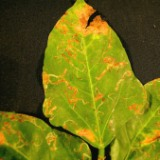
#> input picture existing code/1.jpg, 160 x 160 px; its folder holds 4 pictures in this run
$ python training.py   (older library calls are emulated)
#> lines starting #> are read from the running program, lines starting #| are printed output that depends on the picture
import cv2
#globbing utility.
import glob
import csv
from skimage.feature import greycomatrix, greycoprops
import numpy as np

from skimage import color
from skimage import io
import numpy as np

import pandas as pd
import cv2 as cv

contrasts=[]
Dissimilaritys=[]
Homogeneitys=[]
ASMs=[]
Energys=[]
Correlations=[]
proList = ['contrast', 'dissimilarity', 'homogeneity', 'ASM', 'energy']
featlist = ['contrast', 'dissimilarity', 'homogeneity', 'ASM', 'energy','hue','value', 'saturaton','path','label']
properties =np.zeros(6)
glcmMatrix = []
final=[]
#abc = io.imread('14.jpg')


'''

j=[]
for j in range(j, len(proList)):
            properties[j] = (greycoprops(glcmMatrix, prop=proList[j]))

            features = np.array([properties[0], properties[1], properties[2], properties[3], properties[4],h_mean,s_mean,v_mean])
            final.append(features)


        # images = images.f.arr_0
        print(image_folder_list[i])


        glcmMatrix = (greycomatrix(gray_image, [1], [0], levels=256))

'''
path="*.jpg"


finalcorrelation=[];
for file in glob.glob(path):
    #img = color.rgb2gray(io.imread(file))
    im = cv2.imread(file)
#> im is the input picture: shape (160, 160, 3); mean B, G, R 18.6, 109.7, 112.4
    im = cv2.cvtColor(im, cv2.COLOR_BGR2GRAY)
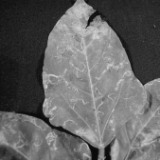
#> im: shape (160, 160); min 5, max 209, mean 100.1
    ngcm= greycomatrix(im, [1], [0], 256, symmetric=False, normed=True)
    result=ngcm

    contrast = greycoprops(result, 'contrast')
#> contrast = [146.7]
    contrast=np.mean(contrast)
#> contrast = 146.7
    contrasts.append(contrast)
    Dissimilarity=greycoprops(result, 'dissimilarity')
#> Dissimilarity = [6.82]
    Dissimilarity=np.mean(Dissimilarity)
#> Dissimilarity = 6.82
    Dissimilaritys.append(Dissimilarity)
    Homogeneity=greycoprops(result,'homogeneity')
#> Homogeneity = [0.212]
    Homogeneity=np.mean(Homogeneity)
#> Homogeneity = 0.212
    Homogeneitys.append(Homogeneity)
    ASM=greycoprops(result,'ASM')
#> ASM = [0.000565]
    ASM=np.mean(ASM)
#> ASM = 0.000565
    ASMs.append(ASM)
    Energy=greycoprops(result,'energy')
#> Energy = [0.0238]
    Energy=np.mean(Energy)
#> Energy = 0.0238
    Energys.append(Energy)
    Correlation=greycoprops(result,'correlation')
#> Correlation = [0.975]
    Correlation=np.mean(Correlation)
#> Correlation = 0.975
    Correlations.append(Correlation)
    finalcontrasts = pd.DataFrame(contrasts)
#> finalcontrasts = table of 1 rows and 1 columns
    finalDissimilaritys = pd.DataFrame(Dissimilaritys)
#> finalDissimilaritys = table of 1 rows and 1 columns
    finalHomogeneitys = pd.DataFrame(Homogeneitys)
#> finalHomogeneitys = table of 1 rows and 1 columns
    finalASMs = pd.DataFrame(ASMs)
#> finalASMs = table of 1 rows and 1 columns
    finalEnergy=pd.DataFrame(Energys)
#> finalEnergy = table of 1 rows and 1 columns
#> pass 2 of the loop `for file in glob.glob(path):`:
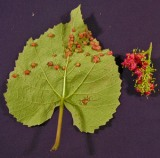
#> input picture existing code/10.jpg, 160 x 158 px
#> im is the input picture: shape (158, 160, 3); mean B, G, R 56.5, 83.7, 97
#> `im = cv2.cvtColor(im, cv2.COLOR_BGR2GRAY)`:
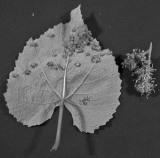
#> im: shape (158, 160); min 1, max 223, mean 84.5
#> `contrast = greycoprops(result, 'contrast')`: contrast = [224.5]
#> `contrast=np.mean(contrast)`: contrast = 224.5
#> `Dissimilarity=greycoprops(result, 'dissimilarity')`: Dissimilarity = [7.14]
#> `Dissimilarity=np.mean(Dissimilarity)`: Dissimilarity = 7.14
#> `Homogeneity=greycoprops(result,'homogeneity')`: Homogeneity = [0.329]
#> `Homogeneity=np.mean(Homogeneity)`: Homogeneity = 0.329
#> `ASM=greycoprops(result,'ASM')`: ASM = [0.00462]
#> `ASM=np.mean(ASM)`: ASM = 0.00462
#> `Energy=greycoprops(result,'energy')`: Energy = [0.068]
#> `Energy=np.mean(Energy)`: Energy = 0.068
#> `Correlation=greycoprops(result,'correlation')`: Correlation = [0.939]
#> `Correlation=np.mean(Correlation)`: Correlation = 0.939
#> finalcontrasts = table of 2 rows and 1 columns
#> pass 3 of the loop `for file in glob.glob(path):`:
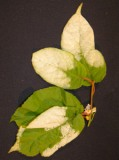
#> input picture existing code/11.jpg, 119 x 160 px
#> im is the input picture: shape (160, 119, 3); mean B, G, R 54.5, 90.8, 101.4
#> `im = cv2.cvtColor(im, cv2.COLOR_BGR2GRAY)`:
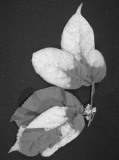
#> im: shape (160, 119); min 15, max 238, mean 89.9
#> `contrast = greycoprops(result, 'contrast')`: contrast = [200.1]
#> `contrast=np.mean(contrast)`: contrast = 200.1
#> `Dissimilarity=greycoprops(result, 'dissimilarity')`: Dissimilarity = [5.96]
#> `Dissimilarity=np.mean(Dissimilarity)`: Dissimilarity = 5.96
#> `Homogeneity=greycoprops(result,'homogeneity')`: Homogeneity = [0.377]
#> `Homogeneity=np.mean(Homogeneity)`: Homogeneity = 0.377
#> `ASM=greycoprops(result,'ASM')`: ASM = [0.00296]
#> `ASM=np.mean(ASM)`: ASM = 0.00296
#> `Energy=greycoprops(result,'energy')`: Energy = [0.0544]
#> `Energy=np.mean(Energy)`: Energy = 0.0544
#> `Correlation=greycoprops(result,'correlation')`: Correlation = [0.976]
#> `Correlation=np.mean(Correlation)`: Correlation = 0.976
#> finalcontrasts = table of 3 rows and 1 columns
#> the loop made 4 passes; the first 3 are shown
    #finalCorrelations = pd.DataFrame(Correlations)

r = []
#> r = []
N = 24
import random
def twoRandomNumbers(a,b):
    test = random.random() # random float 0.0 <= x < 1.0

    if test < 0.5:
        return a
    else:
        return b
for x in range(N):
    a=twoRandomNumbers(0, 1)
    #print(a)
    r.append(a)
#> after the loop, r = [1, 1, 0, 0, 1, 0, 1, 0, 0, 1, 1, 1, 0, 1, 1, 0, 1, 1, 1, 1, 0, 1, 1, 1]

finaltarget = pd.DataFrame(r)
#> finaltarget = table of 24 rows and 1 columns
#Data = [["Contrast", "Dissimilarity","Homogeneity","ASM","Target"],[finalcontrasts, finalDissimilaritys, finalHomogeneitys,finalASMs,finaltarget]]


#frames = [finalcontrasts, finalDissimilaritys, finalHomogeneitys,finalASMs,finalCorrelations,finaltarget,finaltarget]
frames = [finalcontrasts, finalDissimilaritys, finalHomogeneitys,finalASMs,finalEnergy,finaltarget]
finalresult = pd.concat(frames, axis=1)
#> finalresult = table of 24 rows and 6 columns
finalresult.to_csv('testing.csv', mode='a', header=False)
